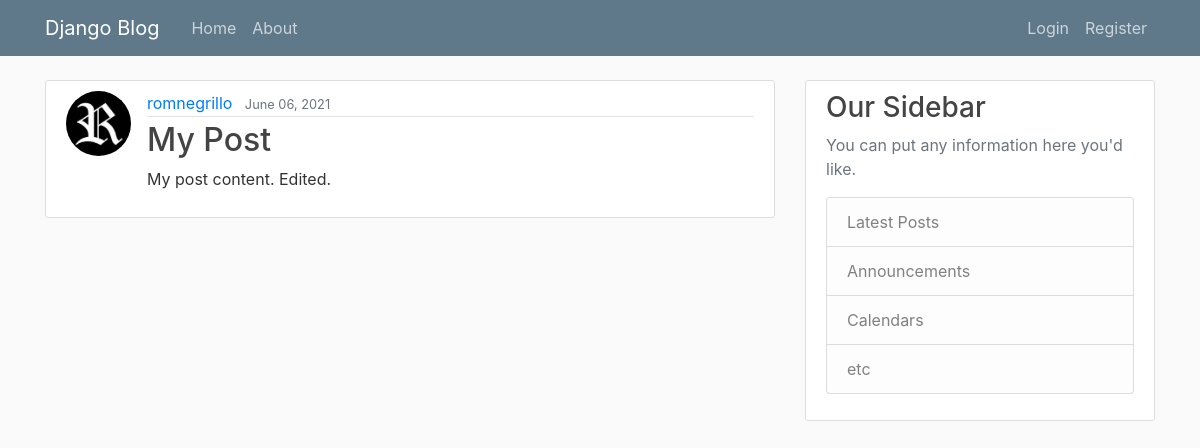
Screenshot of /post/3/ with the database file from the repository.
### blog/models.py (models this page shows, shortened)
class Post(models.Model):
    title = models.CharField(max_length = 100)
    content = models.TextField()
    date_posted = models.DateTimeField(default = timezone.now)
    author = models.ForeignKey(User, on_delete = models.CASCADE)

### users/models.py (models this page shows, shortened)
class Profile(models.Model):
    user = models.OneToOneField(User, on_delete = models.CASCADE)
    image = models.ImageField(default = "default.jpg", upload_to = "profile_pics")

### blog/views.py (the view)
# urls.py: path('post/<int:post_id>/', views.post, name = "blog-post"),
def post(request, post_id):
    post = Post.objects.get(pk = post_id)
    return render(request, "blog/post.html", {"post": post})

### blog/templates/blog/post.html (shortened to what this page needs)
{% extends "blog/base.html" %}
{% block content %}
  <article class="media content-section">
    <img class="rounded-circle article-img" src="{{ post.author.profile.image.url }}">
    <div class="media-body">
      <div class="article-metadata">
        <a class="mr-2" href="#">{{ post.author }}</a>
        <small class="text-muted">{{ post.date_posted|date:"F d, Y" }}</small>
      </div>
      <h2>{{ post.title }}</h2>
      <p class="article-content">{{ post.content }}</p>
    </div>
  </article>
{% endblock content %}

### blog/static/blog/css/main.css (style rules this page uses)
body { background: #fafafa; color: #333333; margin-top: 5rem; }
h1, h2, h3, h4, h5, h6 { color: #444444; }
.content-section { background: #ffffff; padding: 10px 20px; border: 1px solid #dddddd; border-radius: 3px; margin-bottom: 20px; }
.article-content { white-space: pre-line; }
.article-img { height: 65px; width: 65px; margin-right: 16px; }
.article-metadata { padding-bottom: 1px; margin-bottom: 4px; border-bottom: 1px solid #e3e3e3 }

### rows the page displays
Post: author.profile.image (picture), author "romnegrillo", date_posted "June 06, 2021", title "My Post", content "My post content. Edited."
